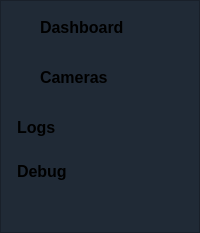
           <widget class="QFrame" name="TabMenu">
            <property name="sizePolicy">
             <sizepolicy hsizetype="Fixed" vsizetype="Expanding">
              <horstretch>0</horstretch>
              <verstretch>0</verstretch>
             </sizepolicy>
            </property>
            <property name="minimumSize">
             <size>
              <width>0</width>
              <height>0</height>
             </size>
            </property>
            <property name="maximumSize">
             <size>
              <width>16777215</width>
              <height>16777215</height>
             </size>
            </property>
            <property name="styleSheet">
             <string notr="true">background-color: rgb(32, 42, 54);</string>
            </property>
            <property name="frameShape">
             <enum>QFrame::Shape::StyledPanel</enum>
            </property>
            <property name="frameShadow">
             <enum>QFrame::Shadow::Plain</enum>
            </property>
            <layout class="QVBoxLayout" name="verticalLayout_2" stretch="0,0,0,0,0">
             <property name="spacing">
              <number>0</number>
             </property>
             <property name="leftMargin">
              <number>1</number>
             </property>
             <property name="topMargin">
              <number>1</number>
             </property>
             <property name="rightMargin">
              <number>1</number>
             </property>
             <property name="bottomMargin">
              <number>1</number>
             </property>
             <item alignment="Qt::AlignmentFlag::AlignHCenter|Qt::AlignmentFlag::AlignTop">
              <widget class="QPushButton" name="DashboardButton">
               <property name="sizePolicy">
                <sizepolicy hsizetype="Fixed" vsizetype="Fixed">
                 <horstretch>0</horstretch>
                 <verstretch>0</verstretch>
                </sizepolicy>
               </property>
               <property name="minimumSize">
                <size>
                 <width>150</width>
                 <height>50</height>
                </size>
               </property>
               <property name="styleSheet">
                <string notr="true">QPushButton {
    background-color: transparent;
    color: black;
    border: none;
    text-align: left;
    padding: 10px 15px 10px;
    font-size: 16px;
    font-weight: 500;
}

QPushButton:hover {
    background-color: #2c3e50;  /* dark hover background */
    color: white;
}

QPushButton:pressed {
    background-color: #1abc9c;  /* active click background */
    color: white;
}
</string>
               </property>
               <property name="text">
                <string>Dashboard</string>
               </property>
               <property name="icon">
                <iconset>
                 <normalon>:/styles/img/DashboardLogo.png</normalon>
                </iconset>
               </property>
               <property name="autoDefault">
                <bool>false</bool>
               </property>
               <property name="default">
                <bool>false</bool>
               </property>
               <property name="flat">
                <bool>false</bool>
               </property>
              </widget>
             </item>
             <item alignment="Qt::AlignmentFlag::AlignHCenter|Qt::AlignmentFlag::AlignTop">
              <widget class="QPushButton" name="CamerasButton">
               <property name="sizePolicy">
                <sizepolicy hsizetype="Fixed" vsizetype="Fixed">
                 <horstretch>0</horstretch>
                 <verstretch>0</verstretch>
                </sizepolicy>
               </property>
               <property name="minimumSize">
                <size>
                 <width>150</width>
                 <height>50</height>
                </size>
               </property>
               <property name="styleSheet">
                <string notr="true">QPushButton {
    background-color: transparent;
    color: black;
    border: none;
    text-align: left;
    padding: 10px 15px 10px;
    font-size: 16px;
    font-weight: 500;
}

QPushButton:hover {
    background-color: #2c3e50;  /* dark hover background */
    color: white;
}

QPushButton:pressed {
    background-color: #1abc9c;  /* active click background */
    color: white;
}
</string>
               </property>
               <property name="text">
                <string>Cameras</string>
               </property>
               <property name="icon">
                <iconset>
                 <normalon>:/styles/img/CamerasLogo.png</normalon>
                </iconset>
               </property>
               <property name="autoDefault">
                <bool>false</bool>
               </property>
               <property name="default">
                <bool>false</bool>
               </property>
               <property name="flat">
                <bool>false</bool>
               </property>
              </widget>
             </item>
             <item>
              <widget class="QPushButton" name="LogsButton">
               <property name="sizePolicy">
                <sizepolicy hsizetype="Fixed" vsizetype="Fixed">
                 <horstretch>0</horstretch>
                 <verstretch>0</verstretch>
                </sizepolicy>
               </property>
               <property name="minimumSize">
                <size>
                 <width>150</width>
                 <height>50</height>
                </size>
               </property>
               <property name="styleSheet">
                <string notr="true">QPushButton {
    background-color: transparent;
    color: black;
    border: none;
    text-align: left;
    padding: 10px 15px 10px;
    font-size: 16px;
    font-weight: 500;
}

QPushButton:hover {
    background-color: #2c3e50;  /* dark hover background */
    color: white;
}

QPushButton:pressed {
    background-color: #1abc9c;  /* active click background */
    color: white;
}
</string>
               </property>
               <property name="text">
                <string>Logs</string>
               </property>
               <property name="icon">
                <iconset>
                 <normalon>:/styles/img/LogsLogo.png</normalon>
                </iconset>
               </property>
               <property name="autoDefault">
                <bool>false</bool>
               </property>
               <property name="default">
                <bool>false</bool>
               </property>
               <property name="flat">
                <bool>false</bool>
               </property>
              </widget>
             </item>
             <item>
              <widget class="QPushButton" name="DebugButton">
               <property name="styleSheet">
                <string notr="true">QPushButton {
    background-color: transparent;
    color: black;
    border: none;
    text-align: left;
    padding: 10px 15px 10px;
    font-size: 16px;
    font-weight: 500;
}

QPushButton:hover {
    background-color: #2c3e50;  /* dark hover background */
    color: white;
}

QPushButton:pressed {
    background-color: #1abc9c;  /* active click background */
    color: white;
}
</string>
               </property>
               <property name="text">
                <string>Debug</string>
               </property>
               <property name="icon">
                <iconset resource="resource.qrc">
                 <normaloff>:/styles/img/DebugLogo.png</normaloff>:/styles/img/DebugLogo.png</iconset>
               </property>
              </widget>
             </item>
             <item>
              <spacer name="verticalSpacer">
               <property name="orientation">
                <enum>Qt::Orientation::Vertical</enum>
               </property>
               <property name="sizeHint" stdset="0">
                <size>
                 <width>20</width>
                 <height>40</height>
                </size>
               </property>
              </spacer>
             </item>
            </layout>
           </widget>
